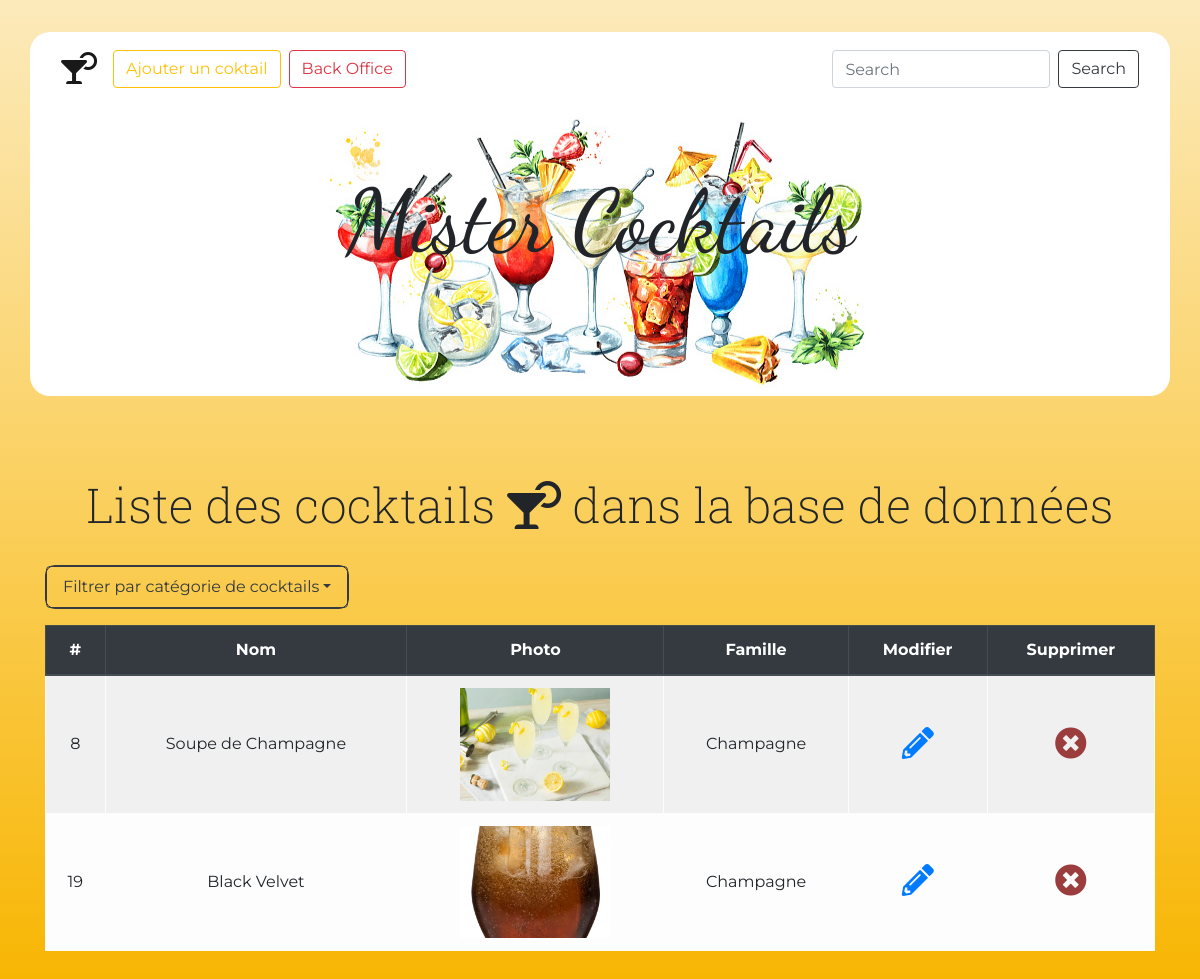
Screenshot of /backOffice.php?categorie=Champagne with the database file from the repository.
### tables this page shows
CREATE TABLE `Cocktail` (
  `id` int(11) NOT NULL,
  `nom` varchar(255) DEFAULT NULL,
  `description` text,
  `urlPhoto` varchar(255) DEFAULT NULL,
  `dateConception` date DEFAULT NULL,
  `prixMoyen` float DEFAULT NULL,
  `idFamille` int(11) DEFAULT NULL
);

CREATE TABLE `Famille` (
  `id` int(11) NOT NULL,
  `nomFamille` varchar(255) DEFAULT NULL
);

### backOffice.php (called while the page is built, shortened)
<?php
    require 'models/cocktail.php';
    if (isset($_GET['categorie'])) {
        $listeCocktailsBO = listerCocktailsCat($_GET['categorie']);
    }
    else {
        $listeCocktailsBO = listerCocktailsBO();
    }
    include 'templates/backOffice.phtml';
?>

### models/cocktail.php (called while the page is built, shortened)
<?php
    function listerCocktailsCat($categorie) {
        $pdo = connectToDatabase();
        $query = $pdo->prepare("
            SELECT
                Cocktail.id,
                nom,
                nomFamille,
                description,
                urlPhoto,
                YEAR(dateConception) AS anneeConception,
                prixMoyen
            FROM Cocktail
            INNER JOIN Famille ON idFamille = Famille.id
            WHERE nomFamille = ?;
        ");
        $query->execute([ $categorie ]);
        return $query->fetchAll(PDO::FETCH_ASSOC);
    }

### templates/backOffice.phtml (the view, shortened to what this page needs)
<!DOCTYPE html>
<html lang="fr">
<head>
    <link rel="stylesheet" href="https://cdnjs.cloudflare.com/ajax/libs/twitter-bootstrap/4.4.1/css/bootstrap.min.css">
    <link rel="stylesheet" href="https://cdnjs.cloudflare.com/ajax/libs/font-awesome/5.15.2/css/all.min.css" />
    <link rel="stylesheet" href="assets/css/cocktails.css">
</head>
<body>
    <header>
        <div class="container">
            <nav class="navbar navbar-expand-lg navbar-light bg-transparent">
                <a class="navbar-brand" href="index.php"><i class="fas fa-cocktail"></i></a>
                <div class="collapse navbar-collapse" id="navbarSupportedContent">
                    <?php include 'templates/inc/nav.phtml' ?>
                    <form action="" class="form-inline my-2 my-lg-0">
                        <input class="form-control mr-sm-2" type="search" placeholder="Search" aria-label="Search" name="recherche">
                        <button class="btn btn-outline-dark my-2 my-sm-0" type="submit">Search</button>
                    </form>
                </div>
            </nav>
            <div class="header">
                <h1>Mister Cocktails</h1>
            </div>
        </div>
    </header>
    <main class="row">
        <div class="container">
            <h2>Liste des cocktails <i class="fas fa-cocktail"></i> dans la base de données</h2>
            <div class="row">
                <div class="col-12">
                    <div class="nav-item dropdown active border border-dark mb-3">
                    <a class="nav-link dropdown-toggle btn btn-outline-dark" href="#" id="navbarDropdown" role="button" data-toggle="dropdown" aria-haspopup="true" aria-expanded="false">
                            Filtrer par catégorie de cocktails</a>
                        </div>
                        <table class="table table-striped table-bordered table-light table-hover">
                            <thead class="thead-dark">
                                <tr>
                                    <th>#</th>
                                    <th>Nom</th>
                                    <th>Photo</th>
                                    <th>Famille</th>
                                    <th>Modifier</th>
                                    <th>Supprimer</th>
                                </tr>
                            </thead>
                            <tbody>
                                <?php foreach($listeCocktailsBO AS $soustableau) { ?>
                                    <tr>
                                        <td class="align-middle"><?=$soustableau['id']?></td>
                                        <td class="align-middle"><?=$soustableau['nom']?></td>
                                        <td><a href="assets/images/cocktails/<?=$soustableau['urlPhoto']?>"><img src="assets/images/cocktails/<?=$soustableau['urlPhoto']?>" alt="<?=$soustableau['urlPhoto']?>" style="width:150px"></a></td>
                                        <td class="align-middle"><?=$soustableau['nomFamille']?></td>
                                        <td class="align-middle"><a href="editionCocktail.php?action=modifier&id=<?=$soustableau['id']?>"><i class="fas fa-pencil-alt"></i></a></td>
                                        <td class="align-middle"><a href="?action=supprimer&id=<?=$soustableau['id']?>" class="supprimer"><i class="fas fa-times-circle"></i></a></td>
                                    </tr>
                                <?php } ?>
                            </tbody>
                        </table>
                </div>
            </div>
        </div>
    </main>
</body>
</html>

### assets/css/cocktails.css (style rules this page uses)
* { box-sizing: border-box; }
header { margin-bottom:5rem; }
nav > a:first-child { font-size: 2rem; }
nav a { font-size: 1.3rem; }
header .container { background-color: white; border-radius: 20px; }
.nav-item { width:max-content; border-radius: 10px; }
.header { background: url('../images/banners/banner-3.jpg'); background-size:auto; background-repeat: no-repeat; background-position: center; padding: 4rem 0rem 7rem 0rem; text-align: center; border-radius: 20px; max-width: 575px; margin: 0 auto; }
h1 { font-size: 5.5rem; font-family: 'Dancing Script', cursive; }
body { background: linear-gradient(to bottom, #fceabb, #f8b500); font-family: Montserrat, sans-serif; min-height: 100vh; padding: 2rem 0; }
main { display: flex; flex-wrap: wrap; justify-content: space-between; }
nav { width: 100%; margin: 0 auto; }
h2 { margin-bottom:2rem; font-size: 3rem; font-family: 'Roboto Slab', serif; font-weight: 200; text-align: center; }
.container div { text-align: center; }
button { padding: 1rem 5rem; }
.fa-times-circle { color:rgb(155, 61, 61); }
table i { font-size: 2rem; }
.row { position:relative; }

### rows the page displays
cocktail: id "8", nom "Soupe de Champagne", urlPhoto (picture), idFamille.nomFamille "Champagne"
cocktail: id "19", nom "Black Velvet", urlPhoto (picture), idFamille.nomFamille "Champagne"
